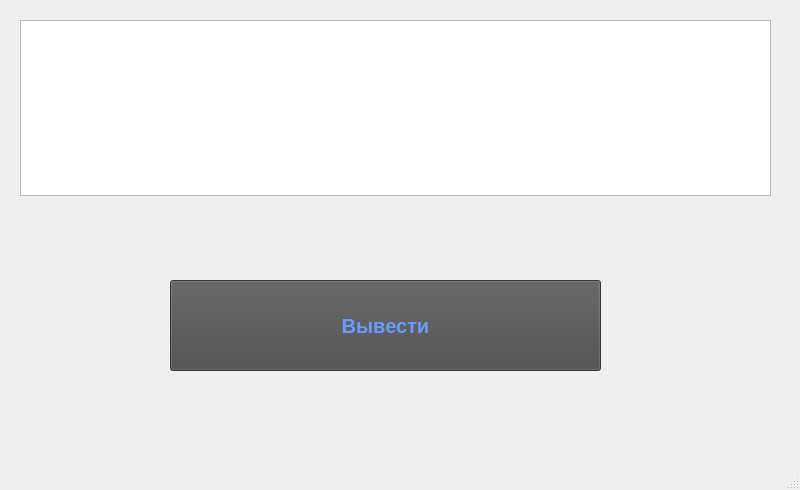
<?xml version="1.0" encoding="UTF-8"?>
<ui version="4.0">
 <class>MainWindow</class>
 <widget class="QMainWindow" name="MainWindow">
  <property name="geometry">
   <rect>
    <x>0</x>
    <y>0</y>
    <width>800</width>
    <height>490</height>
   </rect>
  </property>
  <property name="windowTitle">
   <string>MainWindow</string>
  </property>
  <widget class="QWidget" name="centralwidget">
   <widget class="QTableWidget" name="tableWidget">
    <property name="geometry">
     <rect>
      <x>20</x>
      <y>20</y>
      <width>751</width>
      <height>176</height>
     </rect>
    </property>
    <property name="font">
     <font>
      <pointsize>12</pointsize>
     </font>
    </property>
    <property name="styleSheet">
     <string notr="true"/>
    </property>
    <property name="sizeAdjustPolicy">
     <enum>QAbstractScrollArea::AdjustIgnored</enum>
    </property>
    <property name="iconSize">
     <size>
      <width>50</width>
      <height>100</height>
     </size>
    </property>
    <attribute name="horizontalHeaderDefaultSectionSize">
     <number>102</number>
    </attribute>
   </widget>
   <widget class="QTextEdit" name="textEdit">
    <property name="geometry">
     <rect>
      <x>110</x>
      <y>40</y>
      <width>521</width>
      <height>141</height>
     </rect>
    </property>
   </widget>
   <widget class="QPushButton" name="tableButton">
    <property name="geometry">
     <rect>
      <x>170</x>
      <y>280</y>
      <width>431</width>
      <height>91</height>
     </rect>
    </property>
    <property name="font">
     <font>
      <pointsize>15</pointsize>
      <weight>75</weight>
      <italic>false</italic>
      <bold>true</bold>
     </font>
    </property>
    <property name="styleSheet">
     <string notr="true">background-color: rgb(75, 75, 75);
color: rgb(103, 156, 255);</string>
    </property>
    <property name="text">
     <string>Вывести</string>
    </property>
    <property name="autoDefault">
     <bool>false</bool>
    </property>
   </widget>
   <zorder>textEdit</zorder>
   <zorder>tableWidget</zorder>
   <zorder>tableButton</zorder>
  </widget>
  <widget class="QMenuBar" name="menubar">
   <property name="geometry">
    <rect>
     <x>0</x>
     <y>0</y>
     <width>800</width>
     <height>20</height>
    </rect>
   </property>
  </widget>
  <widget class="QStatusBar" name="statusbar"/>
 </widget>
 <resources/>
 <connections/>
</ui>
